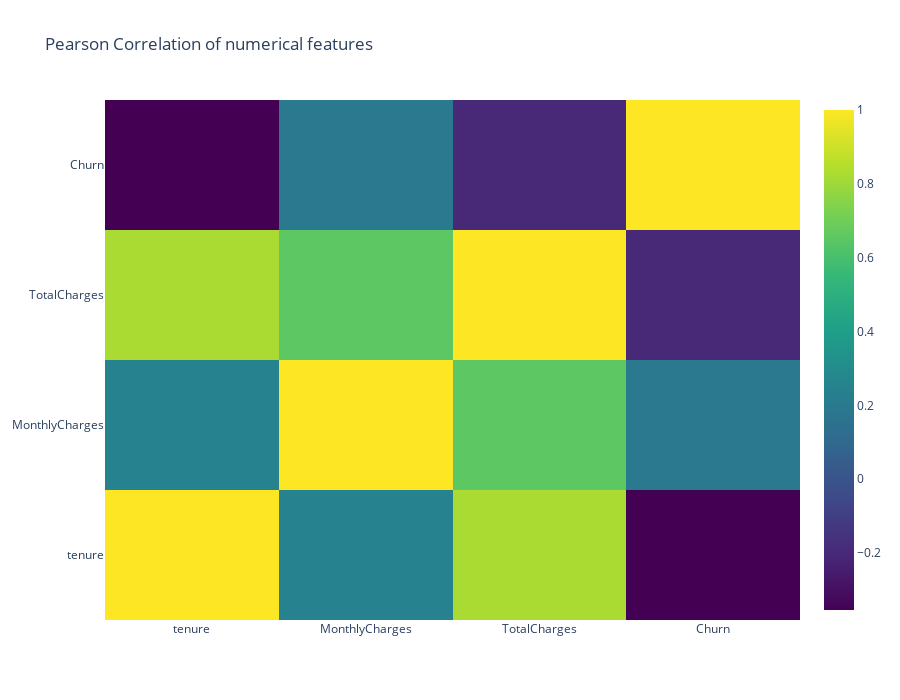

This figure's notebook cell:
### Code cell
# creating a list of only numerical values
data = [
    go.Heatmap(
        z= df[numcols].astype(float).corr().values, # Generating the Pearson correlation
        x=df[numcols].columns.values,
        y=df[numcols].columns.values,
        colorscale='Viridis',
        reversescale = False,
#         text = True ,
        opacity = 1.0
        
    )
]


layout = go.Layout(
    title='Pearson Correlation of numerical features',
    xaxis = dict(ticks='', nticks=36),
    yaxis = dict(ticks='' ),
    width = 900, height = 700,
    
)


fig = go.Figure(data=data, layout=layout)
py.iplot(fig, filename='labelled-heatmap')

### Figure 1 — Plotly figure (JSON) as saved in the notebook; plotly's stock layout.template omitted (floating-point values rounded to 4 significant figures)
{"data": [{"colorscale": [[0, "#440154"], [0.1111, "#482878"], [0.2222, "#3e4989"], [0.3333, "#31688e"], [0.4444, "#26828e"], [0.5556, "#1f9e89"], [0.6667, "#35b779"], [0.7778, "#6ece58"], [0.8889, "#b5de2b"], [1, "#fde725"]], "opacity": 1, "reversescale": false, "type": "heatmap", "x": ["tenure", "MonthlyCharges", "TotalCharges", "Churn"], "y": ["tenure", "MonthlyCharges", "TotalCharges", "Churn"], "z": [[1, 0.2469, 0.8259, -0.354], [0.2469, 1, 0.6511, 0.1929], [0.8259, 0.6511, 1, -0.1995], [-0.354, 0.1929, -0.1995, 1]]}], "layout": {"height": 700, "title": {"text": "Pearson Correlation of numerical features"}, "width": 900, "xaxis": {"nticks": 36, "ticks": ""}, "yaxis": {"ticks": ""}}}
